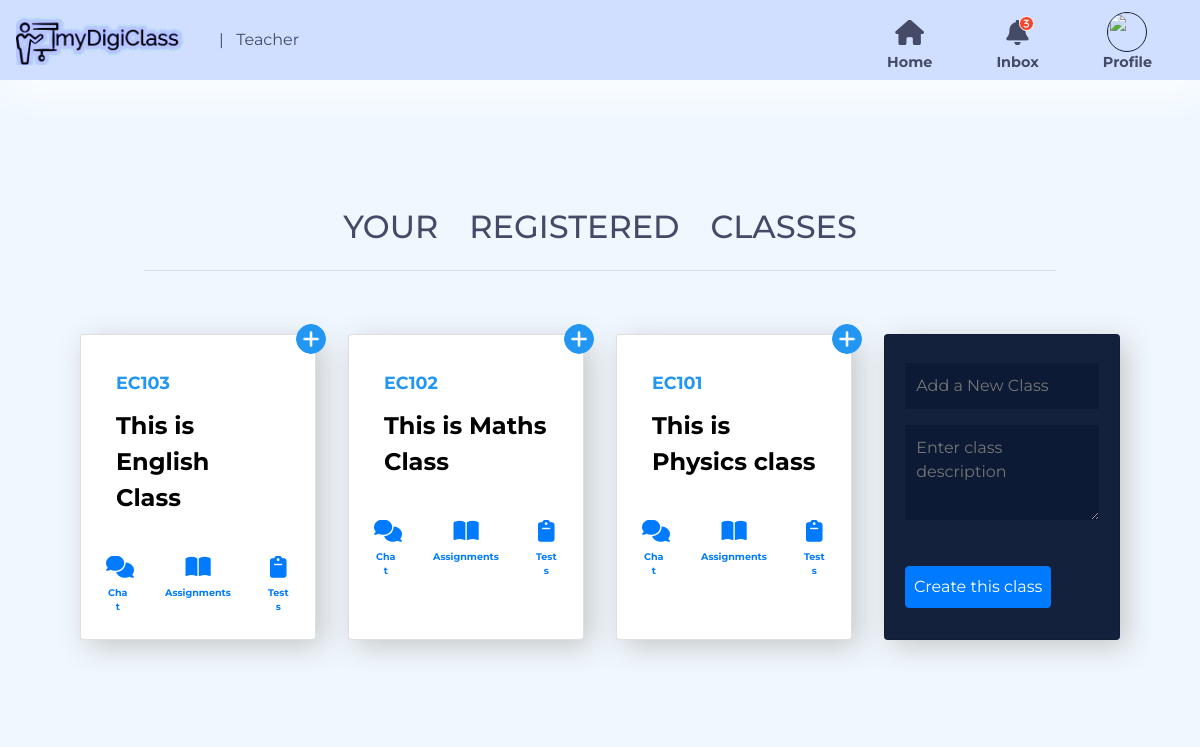
/Class (signed in), run on an earlier commit of the app's database.
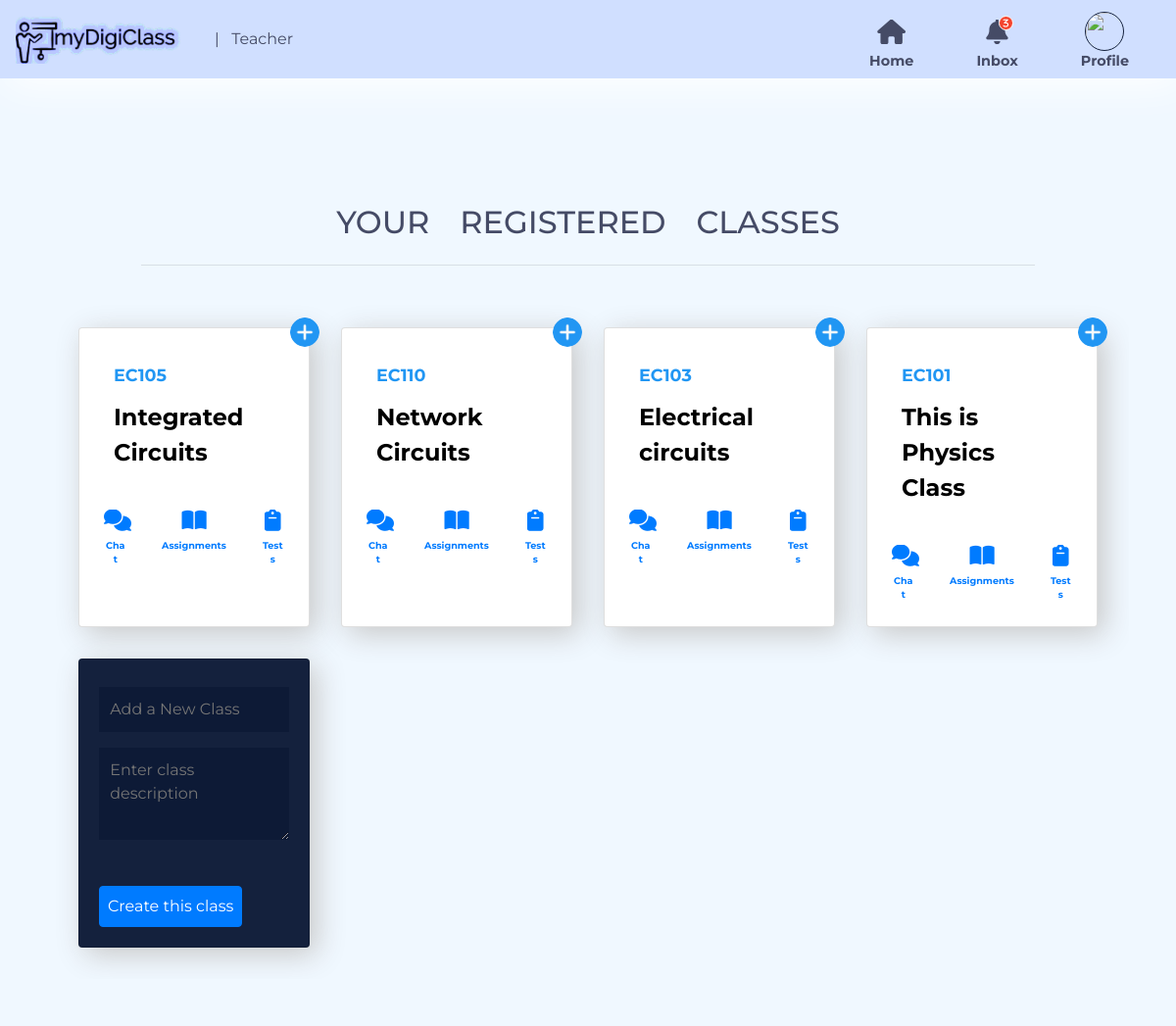
And on a later commit of the database.
### tables this page shows
CREATE TABLE class(
cls_id text PRIMARY KEY,
desc text,
creator text,
logged boolean
, c_id text);

### server.py (the view)
@app.route('/Class')
def Classs():
	if not check_session(): return redirect(url_for('login'))
	occ=session['user']['occ']
	classes=Class.allclasses(c,session['user']['user_id'])
	name=session['user']['name']
	roll=session['user']['roll']
	username=session['user']['user_id']
	clg_name=college.getCollegeName(c,session['user']['clg_id'])
	teachers=getTeachers()
	return render_template('class.html',occ=occ,classes=classes,username=username,name=name,roll=roll,clg_name=clg_name,teachers=teachers)

### Data_Models/Class.py (called while the page is built)
	@staticmethod
	def allclasses(c,user_id=None,cls_id=None):
		ids=[]
		if user_id :
			c.execute("select cls_id from urc where user_id=?",(user_id,))
			ids=c.fetchall()
		else:
			ids=[(cls_id,)]
		ls=[]
		for i in ids:
			c.execute("select * from class where cls_id=?",i)
			k=c.fetchone()
			c.execute("select user_id from urc where cls_id=?",i)
			sz=len(c.fetchall())-1
			ls.append({'cls_id':k[0].split("_")[1],'desc':k[1],'creator':k[2],'participants':sz})
		if cls_id:
			ls=ls[0]
		if type(ls)==type([]):
			print(ls)
			return reversed(ls)
		return ls

	@staticmethod
	def getTeacherClasses(c,c_id):
		c.execute("select cls_id,desc from class where c_id=?",(c_id,))
		cs=c.fetchall()
		ls=[]
		for cl in cs :
			ls.append({'cls_id':cl[0].split("_")[1],'desc':cl[1]})
		return ls

### Data_Models/College.py (called while the page is built)
	@staticmethod
	def getCollegeName(c,clg_id):
		c.execute("select name from college where clg_id=?",(clg_id,))
		l=c.fetchone()
		return l[0]

### Data_Models/User.py (called while the page is built)
	@staticmethod
	def getTeachers(c,clg_id):
		c.execute("select user_id,name from user where clg_id=? and occ='teacher'",(clg_id,))
		ts = c.fetchall()
		ls=[]
		for t in ts:
			ls.append({'user_id':t[0],'name':t[1]})
		return ls

### server.py (called while the page is built)
def check_session():
	if 'user' in session:
		return True
	return False

def getTeachers():
	teachers = user.getTeachers(c,session['user']['clg_id'])
	ls=[]
	for t in teachers:
		d={}
		d['name']=t['name']
		d['user_id']=t['user_id']
		d['classes']=getTeacherClasses(t['user_id'])
		ls.append(d)
	print(ls)
	return ls

def getTeacherClasses(uid):
	classes=Class.getTeacherClasses(c,uid)
	return classes

### Template/class.html (shortened to what this page needs)
<!DOCTYPE html>
<html>
<head>
	<link rel="stylesheet" href="https://stackpath.bootstrapcdn.com/bootstrap/4.5.0/css/bootstrap.min.css">
  <link rel="stylesheet" href="../static/css/view.css">
</head>
<body onload="onload()">
	<nav class="navbar-home navbar navbar-expand-lg">
		<a class="navbar-brand" href="#" style="font-size:x-large;"><img src="../static/icons/logo_blue.png" alt="" height="50px" >
		</a>
		<span class="position"> | &nbsp;
			{% if occ=="teacher" %}
			Teacher
			{% else %}
			Student
			{% endif %}
		</span>
		<div class="panel navbar-expand-md" id="navbarSupportedContent">
			<ul class="navbar-nav ml-auto">
				<li class="nav-item">
					<i class="fas fa-home fa-2x home-icon"></i>
					<a href="/Class" class="icon-caption">Home</a>
				</li>
				<li class="nav-item" style="position: relative;">
						<i class="fas fa-2x notify-count animate-192406">3</i>
					<i class="fas fa-2x fa-bell"></i>
					<p class="icon-caption">Inbox</p>
				</li>
				<li class="nav-item" id="icon-profile">
					<img id="avatar" src="getImg" alt="">
					<p class="icon-caption">Profile</p>
				</li>
			</ul>
		</div>
	</nav>
	<div class="pad" style="height: 2rem; width: 100%;"></div>
<div class="container-fluid content">
			<div class="title">
				<h2 class="title-text">your registered classes</h2>
			</div>
			<hr class="ruler">
			<div class="classes"  >
			{% for class in classes %}
			<div class="card class-view" id="scr">
				{% if occ=="teacher"%}
				<div class="create">
					<div class="icon-create">
						<img src="../static/icons/add.png" alt="">
					</div>
				</div>
				{% endif %}
				<div class="card-body">
					<div class="card-title">
						<div>
							<a class="class_id"href="#">{{ class.cls_id }}</a>
						</div>
					</div>
				<p class="class-name">{{ class.desc }}</p>
				<br>
				<div class="options">
					<div class="row">
						<div class="col-lg-3 col-md-3 col-sm-4 col-xs-3 icon-shelf"><a href="{{ url_for('chats',cls_id = class.cls_id) }}" class="icon-card">
							<i class="fas fa-2x fa-comments"></i>
							<p class="icon-caption icon-options-caption text-primary">Chat</p>
						</a>
						</div>
						<div class="col-lg-6 col-md-6 col-sm-4 col-xs-6 icon-shelf">
							<a href="/viewAss?cls_id={{ class.cls_id }}" class="icon-card">
								<i class="fas fa-2x fa-book-open"></i>
								<p class="icon-caption icon-options-caption text-primary">Assignments</p>
						</a>
						</div>
						<div class="col-lg-3 col-md-3 col-sm-4 col-xs-3 icon-shelf"><a href="/view_test?cls_id={{ class.cls_id }}" class="icon-card">
							<i class="fas fa-2x fa-clipboard"></i>
							<p class="icon-caption icon-options-caption text-primary">Tests</p>
						</a>
						</div>
					</div>
				</div>
				</div>
			</div>
			{% endfor %}
			<div class="card class-view join-class" id="scr">
				<div class="card-body">
					<form action="/add_class" method="post">
						{% if occ!="teacher" %}
						<input class="card-input" type="text" name="cls_code" id="cls_code" placeholder="Join a New Class" required="True" onkeyup="check_classavail('s')" autocomplete="off">
						<div id="print">
						</div>
						<input type="submit" name="" value="Join this class" class="btn btn-primary create-card-btn">
						{% else %}
						<input class="card-input" type="text" name="cls_code" id="cls_code" placeholder="Add a New Class" required="True" autocomplete="off" onkeyup="check_classavail('t')">
						<textarea class="card-input" name="desc" placeholder="Enter class description" id="exampleFormControlTextarea1" rows="3"></textarea>
						<br>
						<input type="submit" name="" value="Create this class" class=" btn btn-primary create-card-btn">
						{% endif %}
						</form>
				</div>
			</div>
</div>
</div>
</body>
</html>

### static/css/view.css (style rules this page uses)
* { box-sizing: border-box; font-family: 'Montserrat', sans-serif; overflow-x: hidden; }
body { z-index: -999; }
.navbar-nav { max-height: 6rem; }
.position { color: #454B66; font-size: 1rem; }
.panel { display: inline; margin-left: auto; }
.navbar-home { position: fixed; z-index: 1000; background-color: #d0dfff; height: 5rem; max-height: 5rem; width: 100%; overflow: visible; box-shadow: 7px 7px 40px #fff; }
.navbar-brand img { filter: contrast(300%); }
.nav-item { font-size: 1rem; color: #454B66; padding-top: 1.2em; margin: 0 2em 0 2em; display: flex; flex-direction: column; justify-content: center; }
#icon-profile img { margin: auto; }
.icon-caption { text-align: center; color: #454B66; font-size: .9em; font-weight: bold; padding-top:0; margin-bottom: .8rem; }
.fa-2x { font-size: 1.6em; margin: auto; }
.panel .navbar-nav .nav-item .notify-count { padding-left: 3.3px; padding-top: 2.3px; font-size: 9px; color: #fff; background-color: #F4442E; top: 2.5em; right: .5em; position: absolute; width: 15px; height: 15px; border-radius: 50%; border: 1px solid #fff; }
#avatar { height: 40px; width: 40px; border: 1px solid #14213D; border-radius: 50%; }
body { background-color: #f0f8ff; }
.title { text-align: center; font-size: 28px; text-transform: uppercase; word-spacing: .8em; color: #454B66; font-weight: bolder; }
.ruler { max-width: 80%; padding: .9em; padding-bottom: 0; }
.content { margin-top: 8em; background-color: #f0f8ff; width: 100%; height: 100%; padding: 3em; }
.classes { padding : 1em; display: grid; grid-template-columns: repeat(auto-fill, minmax(250px, 1fr)); }
.class-view { background-color: #fff; margin: 1em; box-shadow: 7px 7px 30px #c7c7c7; overflow: visible; }
.class_id { font-size: 1.1rem; font-weight: bold; color: #2196F3; }
.card-title { margin-top: 15px; padding: 0 15px; }
.class-name { padding: 0 15px; font-size: 1.5rem; color: #000; font-weight: bold; }
.animate-192406 { animation-name: swing; animation-duration: .8s; animation-delay: 0s; animation-iteration-count: infinite; animation-direction: normal; animation-timing-function: ease; animation-fill-mode: forwards; }
.options { padding: 0 5px; }
.icon-shelf { text-align: center; height: 3.9rem; overflow: hidden; }
.icon-card { width: 100%; height: 100%; text-decoration: none; overflow:hidden; }
.icon-card i { font-size: 1.4rem; transition: ease-in; transition-duration: .1s; }
.icon-card p { margin: auto; font-size: .6em; transition: ease-in; transition-duration: .1s; }
.card-input { position: relative; margin: .5em 0; padding: .7em; width: 100%; background-color: #0d1a36; color: #e5e5e5; border: none; }
.join-class { background-color: #14213D; opacity: 1; }
.create-card-btn { text-align: center; margin: auto; color: #fff; padding: .5em; }
.create { position: absolute; top: -1rem; right: -1rem; width: 10rem; height: 4rem; padding:0; overflow: hidden; }
.icon-create { position: absolute; top: 5px; right:5px; border-radius: 50%; overflow-y: hidden; }
.icon-create img { height: 30px; width: 30px; transition:ease; transition-duration: .5s; }

What changed in the data, as far as the page shows it:
removed class: cls_id "EC102", desc "This is Maths Class"
added class: cls_id "EC105", desc "Integrated Circuits"
added class: cls_id "EC110", desc "Network Circuits"
changed class: desc "This is English Class" → "Electrical circuits"
changed class: desc "This is Physics class" → "This is Physics Class"
